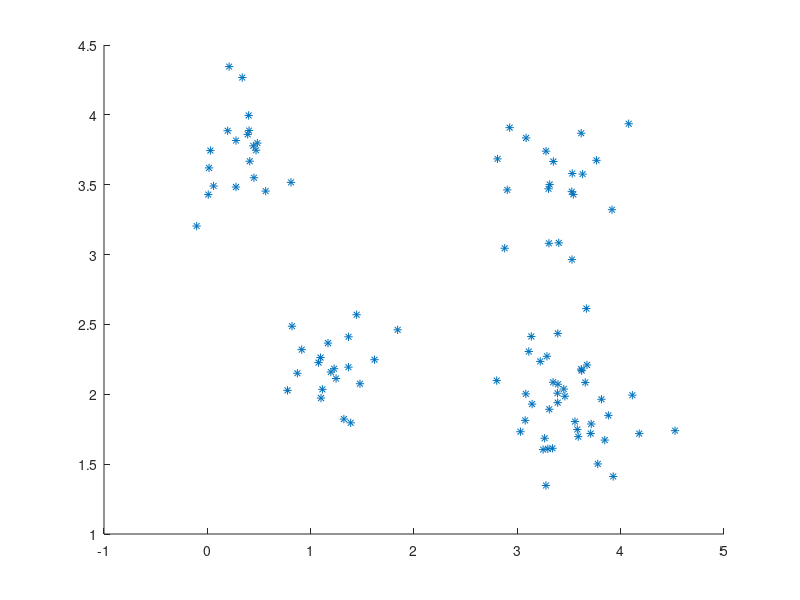
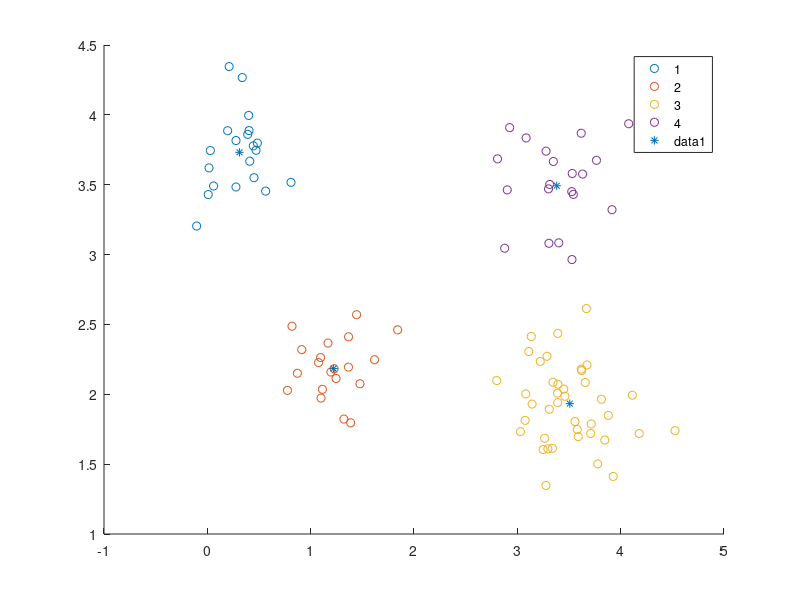

The MATLAB source for these figures, in order:
file = fopen('data6.txt', 'r');
X = transpose(fscanf(file, '%g %g', [2 inf]));
scatter(X(:,1), X(:,2), '*');

numNeurons = 4;
Centers = X(1:numNeurons,:);
k = 1;
k_max = 10000;
lr = 0.002;
%lr = 0.2     k = 1000 deltaCriterion = 0.0961
%lr = 0.02    k = 344700 deltaCriterion = true 
%lr = 0.002   k = 10063 deltaCriterion = true
%lr = 0.0002  k = 10027 deltaCriterion = true
%lr = 0.00002 k = 10002 deltaCritetion = true
criterionPrev = [0 0];
criterion = [1 1];
epsilon = 1e-5;

while k<=k_max || mean(abs(criterionPrev - criterion))> epsilon 
    criterionPrev = criterion;
    cur = round(1+(length(X)-1)*rand());
    for i = 1:numNeurons
        Dist(i) = pdist([X(cur,:); Centers(i,:)], 'euclidean');
    end
    [U(2), U(1)] = min(Dist);
    for i = 1:length(U(1,:))
        Centers(U(1),i) = Centers(U(1),i) + lr*(X(cur,i) - Centers(U(1),i));
    end
    criterion = Centers(U(1),:);
    k = k + 1;
end


for i = 1 : length(X)
    for j = 1:numNeurons
        newDist(j) = pdist([X(i,:); Centers(j,:)], 'euclidean');
    end
    [G(i,2), G(i,1)] = min(newDist); 

end 

figure
gscatter(X(:,1), X(:,2), G(:,1))
hold on
scatter(Centers(:,1),Centers(:,2),'*')